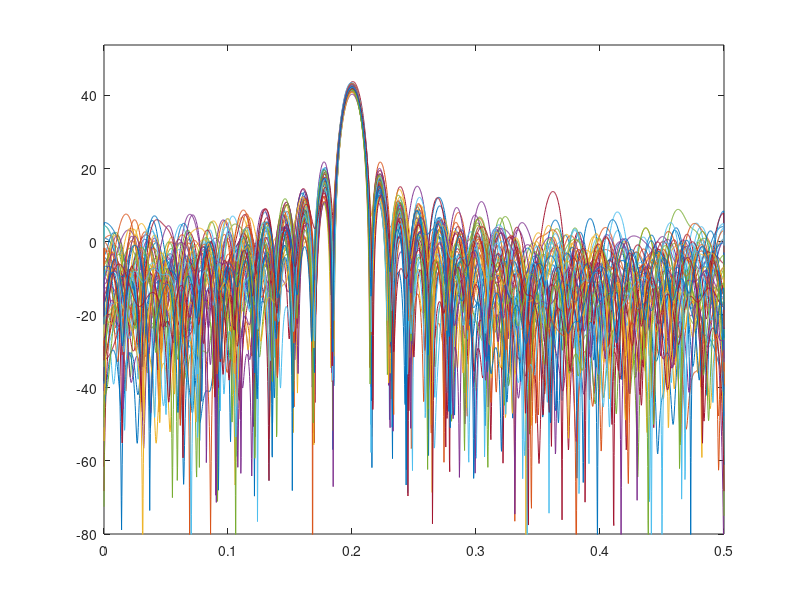
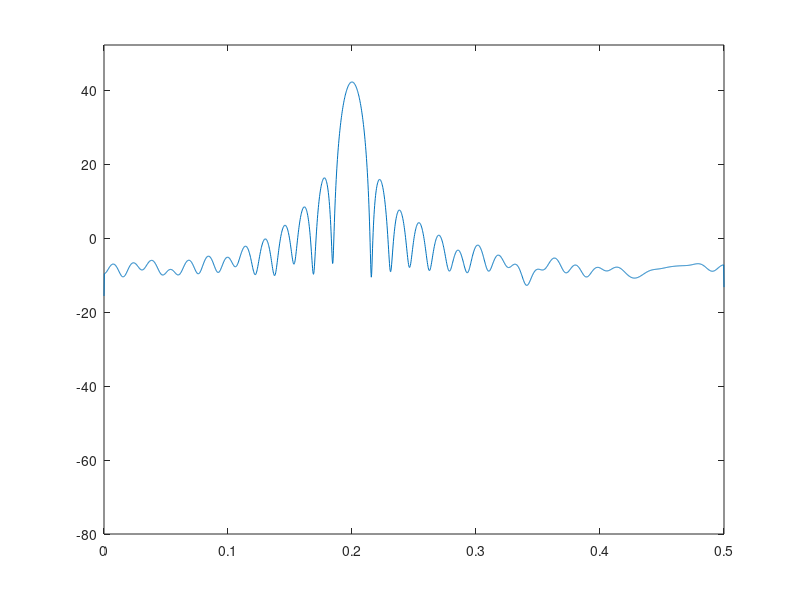
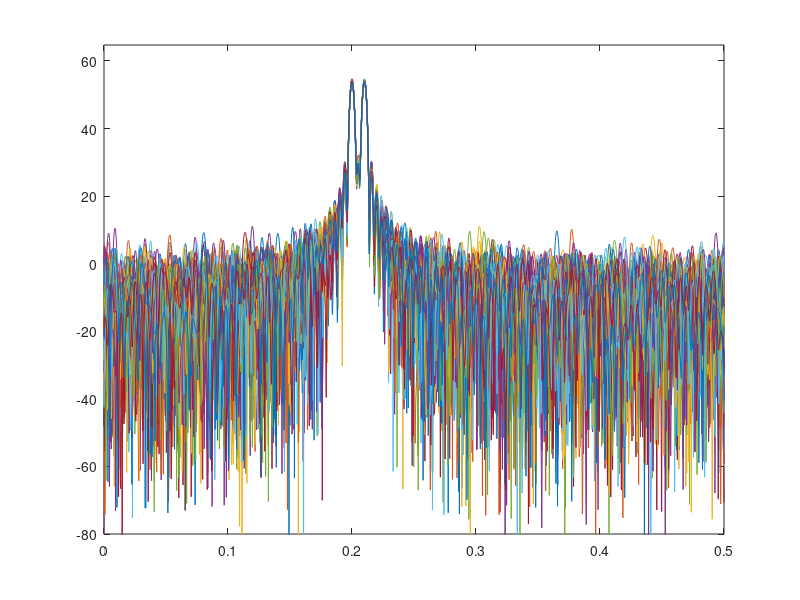
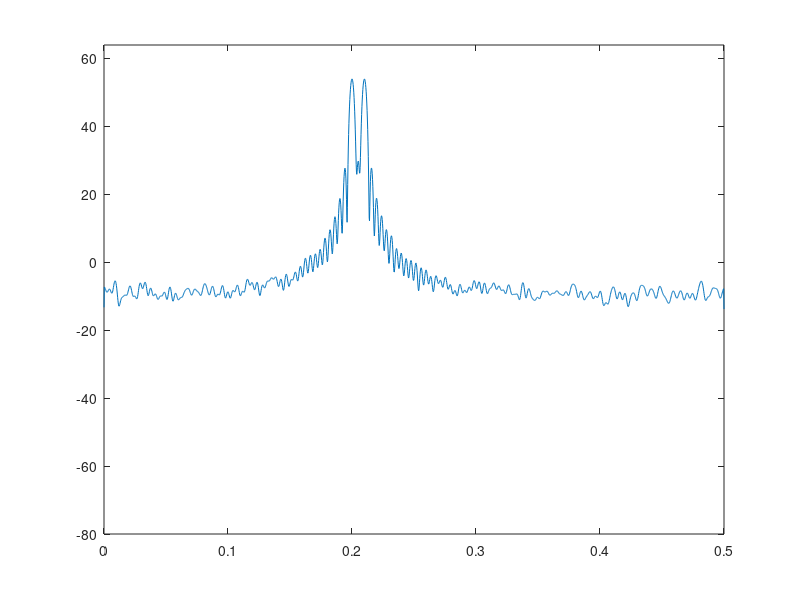

Reproduce these figures in MATLAB, in order.
% EE-658 Advanced Digital Signal Processing
% Periodogram Examples


%% Random phase sinusoid in the white noise
clc
close all;
clear;

fs=25e2; % Sampling frequency
Ts=1/fs; % Samplig period
f0=0.2*fs; % The frequency of the signal

N=64; % Number of samples in the signal
t=0:Ts:(N-1)*Ts; % The time vector


% Generating 50 sample signals and their periodograms
for k=1:50
    phi= -pi + 2*pi.*rand(1,1);
    x(k,:)=5*sin(2*pi*f0*t+phi)+randn(1,N);
    [X(k,:),w]=periodogram(x(k,:),[],2^12);
end
X_ave=mean(X);

% Overlay of the periodograms
X_dB=20*log10(X');
figure;plot(w/(2*pi),X_dB)
axis([0 1/2 -80 10+max(max(X_dB))])

% Average of the periodograms
X_ave_dB=20*log10(X_ave);
figure;plot(w/(2*pi),X_ave_dB)
axis([0 1/2 -80 10+max(X_ave_dB)])

%% Two random phase sinusoid in the white noise

clc
clear all;

fs=25e2; % Sampling frequency
Ts=1/fs; % Samplig period
f0=0.2*fs; % The frequency of the first sinusoid
f1=0.21*fs; % The frequency of the second sinusoid

N=256; % Number of samples in the signal
t=0:Ts:(N-1)*Ts; % The time vector


% Generating 50 sample signals and their periodograms
for k=1:50
    phi= -pi + 2*pi.*rand(1,1);
    x(k,:)=5*sin(2*pi*f0*t+phi)+5*sin(2*pi*f1*t+phi)+randn(1,N);
    [X(k,:),w]=periodogram(x(k,:),[],2^12);
end
X_ave=mean(X);

% Overlay of the periodograms
X_dB=20*log10(X');
figure;plot(w/(2*pi),X_dB)
axis([0 1/2 -80 10+max(max(X_dB))])

% Average of the periodograms
X_ave_dB=20*log10(X_ave);
figure;plot(w/(2*pi),X_ave_dB)
axis([0 1/2 -80 10+max(X_ave_dB)])

%% Periodogram of the white noise
clc
clear all;

fs=25e2; % Sampling frequency
Ts=1/fs; % Samplig period
f0=0.2*fs; % The frequency of the first sinusoid
f1=0.21*fs; % The frequency of the second sinusoid

N=256; % Number of samples in the signal
t=0:Ts:(N-1)*Ts; % The time vector


% Generating 50 sample signals and their periodograms
for k=1:50
    x(k,:)=randn(1,N);
    [X(k,:),w]=periodogram(x(k,:),[],2^12);
end
X_ave=mean(X);

% Overlay of the periodograms
X_dB=20*log10(X');
figure;plot(w/(2*pi),X_dB)
axis([0 1/2 -80 10+max(max(X_dB))])

% Average of the periodograms
X_ave_dB=20*log10(X_ave);
figure;plot(w/(2*pi),X_ave_dB)
axis([0 1/2 -80 10+max(X_ave_dB)])
